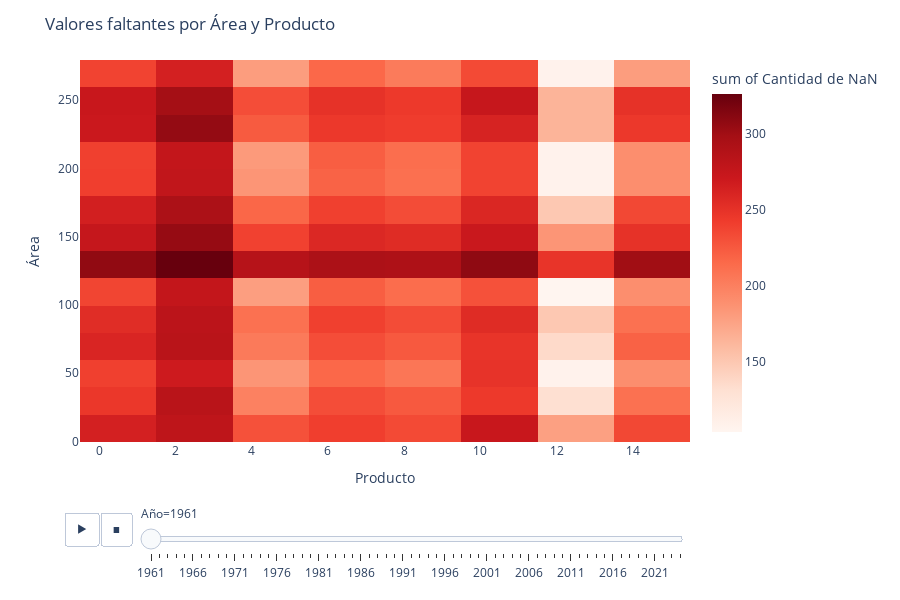

Here is the notebook cell this chart was saved with:
### Code cell
import torch
import pandas as pd
import plotly.express as px

# Sumamos NaN sobre elementos
nan_per_year = torch.isnan(tensor).sum(dim=2)  # (áreas, productos, años)
num_areas, num_prods, num_years = nan_per_year.shape

# Convertimos a DataFrame largo
data = []
for a in range(num_areas):
    for p in range(num_prods):
        for y in range(num_years):
            data.append({
                "Área": a,
                "Producto": p,
                "Año": 1961 + y,  # ajusta si tu primer año no es 1961
                "NaN_count": int(nan_per_year[a,p,y])
            })
df_plot = pd.DataFrame(data)

# Creamos el heatmap interactivo
fig = px.density_heatmap(
    df_plot,
    x="Producto",
    y="Área",
    z="NaN_count",
    animation_frame="Año",  # slider automático por año
    color_continuous_scale="Reds",
    labels={"NaN_count": "Cantidad de NaN"}
)
fig.update_layout(height=600, width=900, title_text="Valores faltantes por Área y Producto")
fig.show()

### Figure 1 — Plotly figure (JSON) as saved in the notebook; plotly's stock layout.template omitted (floating-point values rounded to 4 significant figures; data arrays with more than 128 entries replaced by an {"elided": "..."} marker saying what was removed)
{"data": [{"coloraxis": "coloraxis", "histfunc": "sum", "hovertemplate": "Año=1961<br>Producto=%{x}<br>Área=%{y}<br>sum of Cantidad de NaN=%{z}<extra></extra>", "name": "", "type": "histogram2d", "x": {"elided": "4480 int values"}, "xaxis": "x", "xbingroup": "x", "y": {"elided": "4480 int values"}, "yaxis": "y", "ybingroup": "y", "z": {"elided": "4480 int values"}}], "layout": {"coloraxis": {"colorbar": {"title": {"text": "sum of Cantidad de NaN"}}, "colorscale": [[0, "rgb(255,245,240)"], [0.125, "rgb(254,224,210)"], [0.25, "rgb(252,187,161)"], [0.375, "rgb(252,146,114)"], [0.5, "rgb(251,106,74)"], [0.625, "rgb(239,59,44)"], [0.75, "rgb(203,24,29)"], [0.875, "rgb(165,15,21)"], [1, "rgb(103,0,13)"]]}, "height": 600, "legend": {"tracegroupgap": 0}, "margin": {"t": 60}, "sliders": [{"active": 0, "currentvalue": {"prefix": "Año="}, "len": 0.9, "pad": {"b": 10, "t": 60}, "steps": [{"args": [["1961"], {"frame": {"duration": 0, "redraw": true}, "fromcurrent": true, "mode": "immediate", "transition": {"duration": 0, "easing": "linear"}}], "label": "1961", "method": "animate"}, {"args": [["1962"], {"frame": {"duration": 0, "redraw": true}, "fromcurrent": true, "mode": "immediate", "transition": {"duration": 0, "easing": "linear"}}], "label": "1962", "method": "animate"}, {"args": [["1963"], {"frame": {"duration": 0, "redraw": true}, "fromcurrent": true, "mode": "immediate", "transition": {"duration": 0, "easing": "linear"}}], "label": "1963", "method": "animate"}, {"args": [["1964"], {"frame": {"duration": 0, "redraw": true}, "fromcurrent": true, "mode": "immediate", "transition": {"duration": 0, "easing": "linear"}}], "label": "1964", "method": "animate"}, {"args": [["1965"], {"frame": {"duration": 0, "redraw": true}, "fromcurrent": true, "mode": "immediate", "transition": {"duration": 0, "easing": "linear"}}], "label": "1965", "method": "animate"}, {"args": [["1966"], {"frame": {"duration": 0, "redraw": true}, "fromcurrent": true, "mode": "immediate", "transition": {"duration": 0, "easing": "linear"}}], "label": "1966", "method": "animate"}, {"args": [["1967"], {"frame": {"duration": 0, "redraw": true}, "fromcurrent": true, "mode": "immediate", "transition": {"duration": 0, "easing": "linear"}}], "label": "1967", "method": "animate"}, {"args": [["1968"], {"frame": {"duration": 0, "redraw": true}, "fromcurrent": true, "mode": "immediate", "transition": {"duration": 0, "easing": "linear"}}], "label": "1968", "method": "animate"}, {"args": [["1969"], {"frame": {"duration": 0, "redraw": true}, "fromcurrent": true, "mode": "immediate", "transition": {"duration": 0, "easing": "linear"}}], "label": "1969", "method": "animate"}, {"args": [["1970"], {"frame": {"duration": 0, "redraw": true}, "fromcurrent": true, "mode": "immediate", "transition": {"duration": 0, "easing": "linear"}}], "label": "1970", "method": "animate"}, {"args": [["1971"], {"frame": {"duration": 0, "redraw": true}, "fromcurrent": true, "mode": "immediate", "transition": {"duration": 0, "easing": "linear"}}], "label": "1971", "method": "animate"}, {"args": [["1972"], {"frame": {"duration": 0, "redraw": true}, "fromcurrent": true, "mode": "immediate", "transition": {"duration": 0, "easing": "linear"}}], "label": "1972", "method": "animate"}, {"args": [["1973"], {"frame": {"duration": 0, "redraw": true}, "fromcurrent": true, "mode": "immediate", "transition": {"duration": 0, "easing": "linear"}}], "label": "1973", "method": "animate"}, {"args": [["1974"], {"frame": {"duration": 0, "redraw": true}, "fromcurrent": true, "mode": "immediate", "transition": {"duration": 0, "easing": "linear"}}], "label": "1974", "method": "animate"}, {"args": [["1975"], {"frame": {"duration": 0, "redraw": true}, "fromcurrent": true, "mode": "immediate", "transition": {"duration": 0, "easing": "linear"}}], "label": "1975", "method": "animate"}, {"args": [["1976"], {"frame": {"duration": 0, "redraw": true}, "fromcurrent": true, "mode": "immediate", "transition": {"duration": 0, "easing": "linear"}}], "label": "1976", "method": "animate"}, {"args": [["1977"], {"frame": {"duration": 0, "redraw": true}, "fromcurrent": true, "mode": "immediate", "transition": {"duration": 0, "easing": "linear"}}], "label": "1977", "method": "animate"}, {"args": [["1978"], {"frame": {"duration": 0, "redraw": true}, "fromcurrent": true, "mode": "immediate", "transition": {"duration": 0, "easing": "linear"}}], "label": "1978", "method": "animate"}, {"args": [["1979"], {"frame": {"duration": 0, "redraw": true}, "fromcurrent": true, "mode": "immediate", "transition": {"duration": 0, "easing": "linear"}}], "label": "1979", "method": "animate"}, {"args": [["1980"], {"frame": {"duration": 0, "redraw": true}, "fromcurrent": true, "mode": "immediate", "transition": {"duration": 0, "easing": "linear"}}], "label": "1980", "method": "animate"}, {"args": [["1981"], {"frame": {"duration": 0, "redraw": true}, "fromcurrent": true, "mode": "immediate", "transition": {"duration": 0, "easing": "linear"}}], "label": "1981", "method": "animate"}, {"args": [["1982"], {"frame": {"duration": 0, "redraw": true}, "fromcurrent": true, "mode": "immediate", "transition": {"duration": 0, "easing": "linear"}}], "label": "1982", "method": "animate"}, {"args": [["1983"], {"frame": {"duration": 0, "redraw": true}, "fromcurrent": true, "mode": "immediate", "transition": {"duration": 0, "easing": "linear"}}], "label": "1983", "method": "animate"}, {"args": [["1984"], {"frame": {"duration": 0, "redraw": true}, "fromcurrent": true, "mode": "immediate", "transition": {"duration": 0, "easing": "linear"}}], "label": "1984", "method": "animate"}, {"args": [["1985"], {"frame": {"duration": 0, "redraw": true}, "fromcurrent": true, "mode": "immediate", "transition": {"duration": 0, "easing": "linear"}}], "label": "1985", "method": "animate"}, {"args": [["1986"], {"frame": {"duration": 0, "redraw": true}, "fromcurrent": true, "mode": "immediate", "transition": {"duration": 0, "easing": "linear"}}], "label": "1986", "method": "animate"}, {"args": [["1987"], {"frame": {"duration": 0, "redraw": true}, "fromcurrent": true, "mode": "immediate", "transition": {"duration": 0, "easing": "linear"}}], "label": "1987", "method": "animate"}, {"args": [["1988"], {"frame": {"duration": 0, "redraw": true}, "fromcurrent": true, "mode": "immediate", "transition": {"duration": 0, "easing": "linear"}}], "label": "1988", "method": "animate"}, {"args": [["1989"], {"frame": {"duration": 0, "redraw": true}, "fromcurrent": true, "mode": "immediate", "transition": {"duration": 0, "easing": "linear"}}], "label": "1989", "method": "animate"}, {"args": [["1990"], {"frame": {"duration": 0, "redraw": true}, "fromcurrent": true, "mode": "immediate", "transition": {"duration": 0, "easing": "linear"}}], "label": "1990", "method": "animate"}, {"args": [["1991"], {"frame": {"duration": 0, "redraw": true}, "fromcurrent": true, "mode": "immediate", "transition": {"duration": 0, "easing": "linear"}}], "label": "1991", "method": "animate"}, {"args": [["1992"], {"frame": {"duration": 0, "redraw": true}, "fromcurrent": true, "mode": "immediate", "transition": {"duration": 0, "easing": "linear"}}], "label": "1992", "method": "animate"}, {"args": [["1993"], {"frame": {"duration": 0, "redraw": true}, "fromcurrent": true, "mode": "immediate", "transition": {"duration": 0, "easing": "linear"}}], "label": "1993", "method": "animate"}, {"args": [["1994"], {"frame": {"duration": 0, "redraw": true}, "fromcurrent": true, "mode": "immediate", "transition": {"duration": 0, "easing": "linear"}}], "label": "1994", "method": "animate"}, {"args": [["1995"], {"frame": {"duration": 0, "redraw": true}, "fromcurrent": true, "mode": "immediate", "transition": {"duration": 0, "easing": "linear"}}], "label": "1995", "method": "animate"}, {"args": [["1996"], {"frame": {"duration": 0, "redraw": true}, "fromcurrent": true, "mode": "immediate", "transition": {"duration": 0, "easing": "linear"}}], "label": "1996", "method": "animate"}, {"args": [["1997"], {"frame": {"duration": 0, "redraw": true}, "fromcurrent": true, "mode": "immediate", "transition": {"duration": 0, "easing": "linear"}}], "label": "1997", "method": "animate"}, {"args": [["1998"], {"frame": {"duration": 0, "redraw": true}, "fromcurrent": true, "mode": "immediate", "transition": {"duration": 0, "easing": "linear"}}], "label": "1998", "method": "animate"}, {"args": [["1999"], {"frame": {"duration": 0, "redraw": true}, "fromcurrent": true, "mode": "immediate", "transition": {"duration": 0, "easing": "linear"}}], "label": "1999", "method": "animate"}, {"args": [["2000"], {"frame": {"duration": 0, "redraw": true}, "fromcurrent": true, "mode": "immediate", "transition": {"duration": 0, "easing": "linear"}}], "label": "2000", "method": "animate"}, {"args": [["2001"], {"frame": {"duration": 0, "redraw": true}, "fromcurrent": true, "mode": "immediate", "transition": {"duration": 0, "easing": "linear"}}], "label": "2001", "method": "animate"}, {"args": [["2002"], {"frame": {"duration": 0, "redraw": true}, "fromcurrent": true, "mode": "immediate", "transition": {"duration": 0, "easing": "linear"}}], "label": "2002", "method": "animate"}, {"args": [["2003"], {"frame": {"duration": 0, "redraw": true}, "fromcurrent": true, "mode": "immediate", "transition": {"duration": 0, "easing": "linear"}}], "label": "2003", "method": "animate"}, {"args": [["2004"], {"frame": {"duration": 0, "redraw": true}, "fromcurrent": true, "mode": "immediate", "transition": {"duration": 0, "easing": "linear"}}], "label": "2004", "method": "animate"}, {"args": [["2005"], {"frame": {"duration": 0, "redraw": true}, "fromcurrent": true, "mode": "immediate", "transition": {"duration": 0, "easing": "linear"}}], "label": "2005", "method": "animate"}, {"args": [["2006"], {"frame": {"duration": 0, "redraw": true}, "fromcurrent": true, "mode": "immediate", "transition": {"duration": 0, "easing": "linear"}}], "label": "2006", "method": "animate"}, {"args": [["2007"], {"frame": {"duration": 0, "redraw": true}, "fromcurrent": true, "mode": "immediate", "transition": {"duration": 0, "easing": "linear"}}], "label": "2007", "method": "animate"}, {"args": [["2008"], {"frame": {"duration": 0, "redraw": true}, "fromcurrent": true, "mode": "immediate", "transition": {"duration": 0, "easing": "linear"}}], "label": "2008", "method": "animate"}, {"args": [["2009"], {"frame": {"duration": 0, "redraw": true}, "fromcurrent": true, "mode": "immediate", "transition": {"duration": 0, "easing": "linear"}}], "label": "2009", "method": "animate"}, {"args": [["2010"], {"frame": {"duration": 0, "redraw": true}, "fromcurrent": true, "mode": "immediate", "transition": {"duration": 0, "easing": "linear"}}], "label": "2010", "method": "animate"}, {"args": [["2011"], {"frame": {"duration": 0, "redraw": true}, "fromcurrent": true, "mode": "immediate", "transition": {"duration": 0, "easing": "linear"}}], "label": "2011", "method": "animate"}, {"args": [["2012"], {"frame": {"duration": 0, "redraw": true}, "fromcurrent": true, "mode": "immediate", "transition": {"duration": 0, "easing": "linear"}}], "label": "2012", "method": "animate"}, {"args": [["2013"], {"frame": {"duration": 0, "redraw": true}, "fromcurrent": true, "mode": "immediate", "transition": {"duration": 0, "easing": "linear"}}], "label": "2013", "method": "animate"}, {"args": [["2014"], {"frame": {"duration": 0, "redraw": true}, "fromcurrent": true, "mode": "immediate", "transition": {"duration": 0, "easing": "linear"}}], "label": "2014", "method": "animate"}, {"args": [["2015"], {"frame": {"duration": 0, "redraw": true}, "fromcurrent": true, "mode": "immediate", "transition": {"duration": 0, "easing": "linear"}}], "label": "2015", "method": "animate"}, {"args": [["2016"], {"frame": {"duration": 0, "redraw": true}, "fromcurrent": true, "mode": "immediate", "transition": {"duration": 0, "easing": "linear"}}], "label": "2016", "method": "animate"}, {"args": [["2017"], {"frame": {"duration": 0, "redraw": true}, "fromcurrent": true, "mode": "immediate", "transition": {"duration": 0, "easing": "linear"}}], "label": "2017", "method": "animate"}, {"args": [["2018"], {"frame": {"duration": 0, "redraw": true}, "fromcurrent": true, "mode": "immediate", "transition": {"duration": 0, "easing": "linear"}}], "label": "2018", "method": "animate"}, {"args": [["2019"], {"frame": {"duration": 0, "redraw": true}, "fromcurrent": true, "mode": "immediate", "transition": {"duration": 0, "easing": "linear"}}], "label": "2019", "method": "animate"}, {"args": [["2020"], {"frame": {"duration": 0, "redraw": true}, "fromcurrent": true, "mode": "immediate", "transition": {"duration": 0, "easing": "linear"}}], "label": "2020", "method": "animate"}, {"args": [["2021"], {"frame": {"duration": 0, "redraw": true}, "fromcurrent": true, "mode": "immediate", "transition": {"duration": 0, "easing": "linear"}}], "label": "2021", "method": "animate"}, {"args": [["2022"], {"frame": {"duration": 0, "redraw": true}, "fromcurrent": true, "mode": "immediate", "transition": {"duration": 0, "easing": "linear"}}], "label": "2022", "method": "animate"}, {"args": [["2023"], {"frame": {"duration": 0, "redraw": true}, "fromcurrent": true, "mode": "immediate", "transition": {"duration": 0, "easing": "linear"}}], "label": "2023", "method": "animate"}, {"args": [["2024"], {"frame": {"duration": 0, "redraw": true}, "fromcurrent": true, "mode": "immediate", "transition": {"duration": 0, "easing": "linear"}}], "label": "2024", "method": "animate"}], "x": 0.1, "xanchor": "left", "y": 0, "yanchor": "top"}], "title": {"text": "Valores faltantes por Área y Producto"}, "updatemenus": [{"buttons": [{"args": [null, {"frame": {"duration": 500, "redraw": true}, "fromcurrent": true, "mode": "immediate", "transition": {"duration": 500, "easing": "linear"}}], "label": "&#9654;", "method": "animate"}, {"args": [[null], {"frame": {"duration": 0, "redraw": true}, "fromcurrent": true, "mode": "immediate", "transition": {"duration": 0, "easing": "linear"}}], "label": "&#9724;", "method": "animate"}], "direction": "left", "pad": {"r": 10, "t": 70}, "showactive": false, "type": "buttons", "x": 0.1, "xanchor": "right", "y": 0, "yanchor": "top"}], "width": 900, "xaxis": {"anchor": "y", "domain": [0, 1], "title": {"text": "Producto"}}, "yaxis": {"anchor": "x", "domain": [0, 1], "title": {"text": "Área"}}}}
